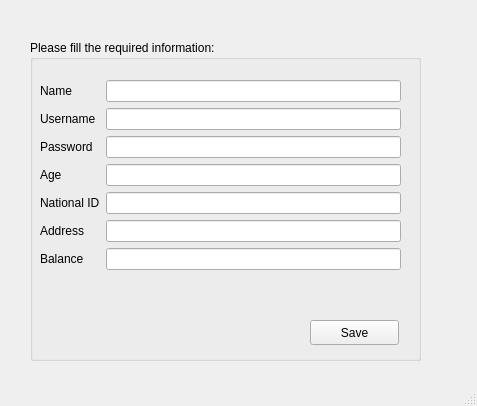
<?xml version="1.0" encoding="UTF-8"?>
<ui version="4.0">
 <class>NewAccountWindow</class>
 <widget class="QMainWindow" name="NewAccountWindow">
  <property name="geometry">
   <rect>
    <x>0</x>
    <y>0</y>
    <width>477</width>
    <height>406</height>
   </rect>
  </property>
  <property name="windowTitle">
   <string>Smart Wallet</string>
  </property>
  <widget class="QWidget" name="centralwidget">
   <widget class="QGroupBox" name="groupBox">
    <property name="geometry">
     <rect>
      <x>30</x>
      <y>40</y>
      <width>391</width>
      <height>321</height>
     </rect>
    </property>
    <property name="title">
     <string>Please fill the required information: </string>
    </property>
    <widget class="QPushButton" name="SaveButton">
     <property name="geometry">
      <rect>
       <x>280</x>
       <y>280</y>
       <width>89</width>
       <height>25</height>
      </rect>
     </property>
     <property name="text">
      <string>Save</string>
     </property>
    </widget>
    <widget class="QWidget" name="layoutWidget">
     <property name="geometry">
      <rect>
       <x>10</x>
       <y>40</y>
       <width>361</width>
       <height>221</height>
      </rect>
     </property>
     <layout class="QFormLayout" name="formLayout">
      <item row="0" column="0">
       <widget class="QLabel" name="NameLabel">
        <property name="text">
         <string>Name</string>
        </property>
       </widget>
      </item>
      <item row="0" column="1">
       <widget class="QLineEdit" name="NameEdit"/>
      </item>
      <item row="1" column="0">
       <widget class="QLabel" name="NewUsernameLabel">
        <property name="text">
         <string>Username</string>
        </property>
       </widget>
      </item>
      <item row="1" column="1">
       <widget class="QLineEdit" name="NewUsernameEdit"/>
      </item>
      <item row="2" column="0">
       <widget class="QLabel" name="NewPasswordLabel">
        <property name="text">
         <string>Password</string>
        </property>
       </widget>
      </item>
      <item row="2" column="1">
       <widget class="QLineEdit" name="NewPasswordEdit"/>
      </item>
      <item row="3" column="0">
       <widget class="QLabel" name="AgeLabel">
        <property name="text">
         <string>Age</string>
        </property>
       </widget>
      </item>
      <item row="3" column="1">
       <widget class="QLineEdit" name="AgeEdit"/>
      </item>
      <item row="4" column="0">
       <widget class="QLabel" name="NatIDLabel">
        <property name="text">
         <string>National ID</string>
        </property>
       </widget>
      </item>
      <item row="4" column="1">
       <widget class="QLineEdit" name="NationalIDEdit"/>
      </item>
      <item row="5" column="0">
       <widget class="QLabel" name="AddressLabel">
        <property name="text">
         <string>Address</string>
        </property>
       </widget>
      </item>
      <item row="5" column="1">
       <widget class="QLineEdit" name="AddressEdit">
        <property name="text">
         <string/>
        </property>
       </widget>
      </item>
      <item row="6" column="0">
       <widget class="QLabel" name="BalanceLabel">
        <property name="text">
         <string>Balance</string>
        </property>
       </widget>
      </item>
      <item row="6" column="1">
       <widget class="QLineEdit" name="BalanceEdit"/>
      </item>
     </layout>
    </widget>
   </widget>
  </widget>
  <widget class="QMenuBar" name="menubar">
   <property name="geometry">
    <rect>
     <x>0</x>
     <y>0</y>
     <width>477</width>
     <height>22</height>
    </rect>
   </property>
  </widget>
  <widget class="QStatusBar" name="statusbar"/>
 </widget>
 <resources/>
 <connections/>
</ui>
